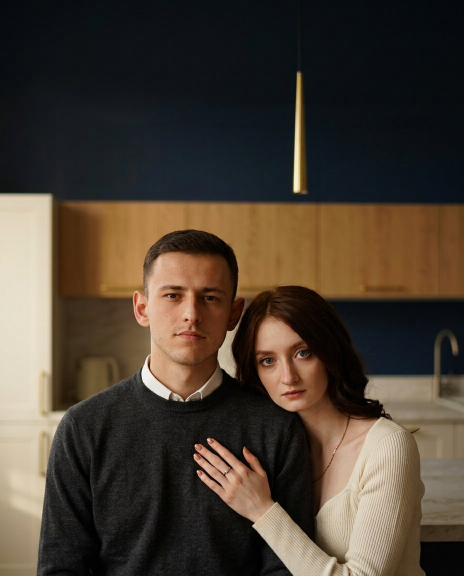
#> input picture vk/_source/base_cover_vertical.jpg, 928 x 1152 px, found by its file name (shown at 1/2 size)
$ python build_posts.py
#> lines starting #> are read from the running program, lines starting #| are printed output that depends on the picture
### scripts/vk-design/vk.py
# -*- coding: utf-8 -*-
"""
Сборка визуалов для сообщества ВКонтакте vk.ru/tverkuhniru.
Палитра, шрифты и правила — те же, что на сайте «РЕцепт».
"""
import os
from PIL import Image, ImageDraw, ImageFont, ImageFilter, ImageEnhance, ImageOps

FDIR = os.environ.get('VK_FONTS', '/tmp/fonts/out')
REPO = '/home/user/REcept'
OUT = os.path.join(REPO, 'vk')

INK    = (19, 41, 74)
SOOT   = (11, 26, 48)
COAL   = (31, 63, 104)
CREAM  = (255, 252, 247)
BONE   = (246, 240, 231)
SAND   = (236, 227, 213)
LINE   = (221, 212, 197)
STONE  = (107, 99, 92)
CLAY   = (162, 152, 140)
GOLD   = (122, 97, 60)
GOLDL  = (182, 154, 99)
GOLDS  = (211, 189, 149)

# --------------------------------------------------------------- шрифты
# fontsource режет гарнитуры по unicode-range: в кириллическом файле нет цифр
# и латиницы. Поэтому каждый символ берётся из той половины, где он есть.
_FAMILIES = {
    'golos':    ('golos-400.ttf', 'golos-latin.ttf'),
    'golos-m':  ('golos-500.ttf', 'golos-latin.ttf'),
    'golos-b':  ('golos-600.ttf', 'golos-latin.ttf'),
    'corm':     ('corm-400.ttf', 'corm-latin.ttf'),
    'corm-l':   ('corm-300.ttf', 'corm-latin.ttf'),
    'corm-m':   ('corm-500.ttf', 'corm-latin.ttf'),
    'playfair': ('playfair-400.ttf', 'playfair-latin.ttf'),
    'playfair-m': ('playfair-500.ttf', 'playfair-latin.ttf'),
    'marck':    ('marck-400.ttf', 'marck-latin.ttf'),
}


_cmaps = {}
def _cmap(path):
    if path not in _cmaps:
        from fontTools.ttLib import TTFont as _TT
        _cmaps[path] = set(_TT(path).getBestCmap().keys())
    return _cmaps[path]


class Font:
    def __init__(self, fam, size):
        cyr, lat = _FAMILIES[fam]
        self.fam, self.size = fam, size
        self.c = ImageFont.truetype(os.path.join(FDIR, cyr), size)
        self.l = ImageFont.truetype(os.path.join(FDIR, lat), size)
        self.cmap_c = _cmap(os.path.join(FDIR, cyr))
        self.cmap_l = _cmap(os.path.join(FDIR, lat))

    # [6 lines left out: function for_char, not called in this run]

    def getmetrics(self):
        return self.c.getmetrics()

    # [21 lines left out: functions getlength, draw, not called in this run]


_cache = {}
def F(fam, size):
    key = (fam, int(round(size)))
    if key not in _cache:
        _cache[key] = Font(fam, int(round(size)))
    return _cache[key]


def tw(draw, s, f, tracking=0.0):
    return f.getlength(s, tracking)


# [48 lines left out: functions text, wrap, para, caps_rule, not called in this run]


def rule(draw, xy, w, color, t=1.5):
    x, y = xy
    draw.rectangle([x, y, x + w, y + t], fill=color)


# --------------------------------------------------------------- фото
# [12 lines left out: function cover, not called in this run]


def _interp(stops, t):
    stops = sorted(stops)
    if t <= stops[0][0]:
        return stops[0][1]
    for (p0, c0), (p1, c1) in zip(stops, stops[1:]):
        if p0 <= t <= p1:
            k = 0 if p1 == p0 else (t - p0) / (p1 - p0)
            return tuple(int(c0[i] + (c1[i] - c0[i]) * k) for i in range(4))
    return stops[-1][1]


def linear(size, stops, horizontal=False):
    w, h = (1024, 1) if not horizontal else (1, 1024)
    grad = Image.new('RGBA', (w, h))
    px = grad.load()
    for i in range(1024):
        col = _interp(stops, i / 1023)
        if horizontal:
            px[0, i] = col
        else:
            px[i, 0] = col
    return grad.resize(size, Image.BILINEAR)


def rgba(color, a):
    return (color[0], color[1], color[2], int(a))


# [35 lines left out: functions veil, spot, lighten, not called in this run]


def grain(img, amount=7):
    n = Image.effect_noise(img.size, 42).convert('L').filter(ImageFilter.GaussianBlur(0.4))
    return Image.blend(img.convert('RGB'), Image.merge('RGB', (n, n, n)), amount / 100 * 0.5)


# [17 lines left out: functions paper, save, not called in this run]


# --------------------------------------------------------------- знак
def wordmark(draw, xy, size, tone='light', anchor='la', color=None, gold=None):
    f = F('corm', size)
    s1, s2 = 'РЕ', 'цепт'
    w1 = tw(draw, s1, f); w2 = tw(draw, s2, f)
    x, y = xy
    if anchor[0] == 'm': x -= (w1 + w2) / 2
    elif anchor[0] == 'r': x -= (w1 + w2)
    asc, _ = f.getmetrics(); y += asc
    col = color or (CREAM if tone == 'light' else INK)
    gl = gold or (GOLDS if tone == 'light' else GOLD)
    f.draw(draw, (x, y), s1, gl)
    f.draw(draw, (x + w1, y), s2, col)
    return w1 + w2


def wordmark_tver(draw, xy, size, tone='light', gap=None, tracking=0.30):
    """Знак + «ТВЕРЬ» капителью и латунный штрих между ними."""
    x, y = xy
    w = wordmark(draw, (x, y), size, tone)
    asc, _ = F('corm', size).getmetrics()
    f = F('golos', size * 0.29)
    g = gap if gap is not None else size * 0.34
    cy = y + asc * 0.60
    col = rgba(CREAM, 175) if tone == 'light' else rgba(STONE, 255)
    draw.rectangle([x + w + g, cy - 0.8, x + w + g + size * 0.30, cy + 0.8],
                   fill=GOLDL)
    text(draw, (x + w + g + size * 0.30 + g, cy), 'ТВЕРЬ', f, col, tracking, 'lm')
    return w


THE = ['с 2004 года', 'гарантия 24 месяца', 'оплата 50 / 50']

# [18 lines left out: function theses, not called in this run]

### scripts/vk-design/build_posts.py
# -*- coding: utf-8 -*-
import os, sys
sys.path.insert(0, os.path.dirname(os.path.abspath(__file__)))
from vk import *

COUPLE_VERT = Image.open(os.path.join(REPO, 'vk/_source/base_cover_vertical.jpg'))
#> COUPLE_VERT is the input picture: PIL image 928x1152 RGB; mean R, G, B 73.7, 62.6, 51.1
COUPLE_WIDE = Image.open(os.path.join(REPO, 'vk/_source/base_cover_wide2.jpg'))
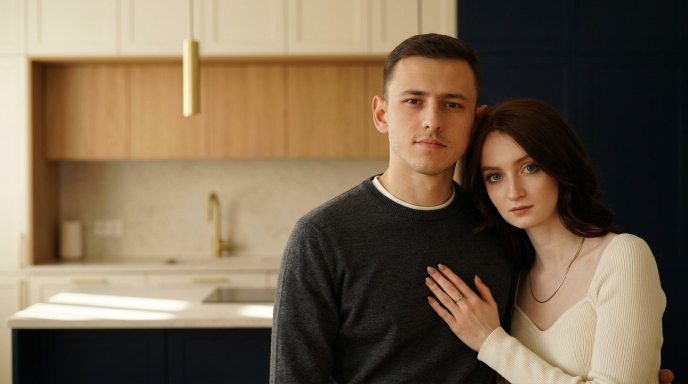
#> input picture vk/_source/base_cover_wide2.jpg, 1376 x 768 px, found by its file name (shown at 1/2 size)
#> COUPLE_WIDE is the input picture: PIL image 1376x768 RGB; mean R, G, B 117.8, 100.4, 78.3

PHOTO = os.path.join(REPO, 'public/images')
SITE = 'tver-kuhni.ru'
PHONE = '+7 (910) 537-89-91'


# [52 lines left out: function paper_poster, not called in this run]


def post_welcome():
    """Закреплённый пост: кто мы, что обещаем, чем это отличается."""
    W, H = 1080, 1350
    TOP, BAND, BOTTOM = 620, 480, 250
    img = linear((W, TOP), [(0.00, rgba(SOOT, 255)), (0.55, rgba(INK, 255)),
                            (1.00, rgba(COAL, 255))]).convert('RGB')
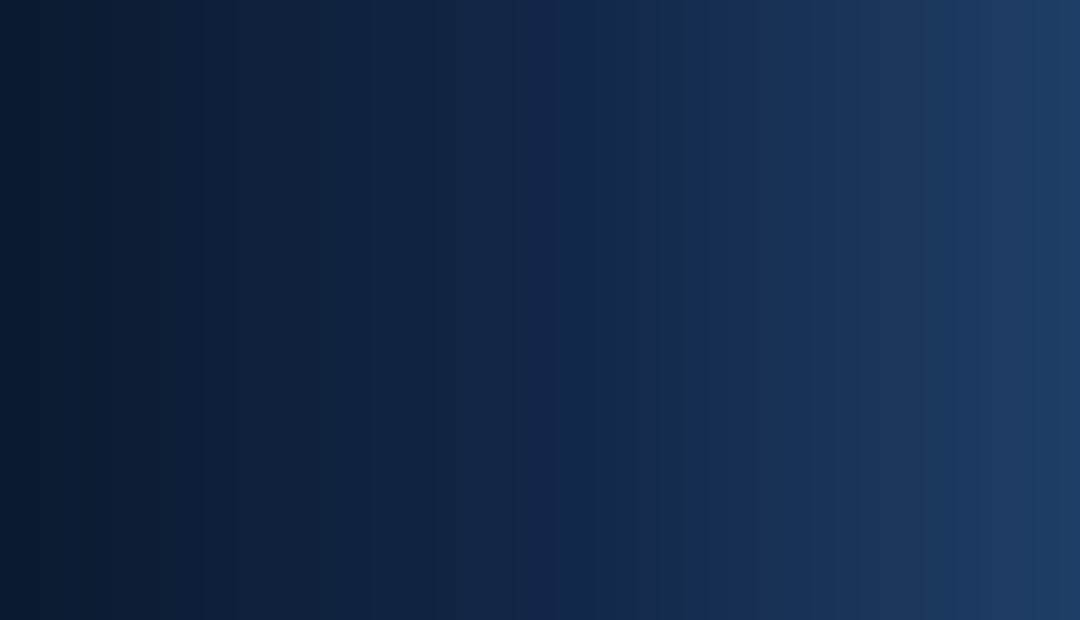
#> img: PIL image 1080x620 RGB; mean R, G, B 19, 41.3, 73.1
    d = ImageDraw.Draw(img, 'RGBA')
    X = 84
    wordmark_tver(d, (X, 78), 40, 'light', gap=14, tracking=0.30)
    caps_rule(d, (X, 188), 'мебельное ателье · тверь', F('golos', 15),
              rgba(CREAM, 210), rule=(GOLDL, 2, 14), tracking=0.24)
    fh = F('playfair', 70)
    text(d, (X - 3, 238), 'Кухни,', fh, CREAM, 0, 'la')
    text(d, (X - 3, 318), 'которые делают', fh, CREAM, 0, 'la')
    text(d, (X - 3, 398), 'два человека', fh, rgba(GOLDS, 255), 0, 'la')
    para(d, (X, 520), 'Проектируем, заказываем на производстве, привозим и собираем сами. '
                       'Без менеджеров-посредников.',
         F('golos', 23), rgba(CREAM, 220), 900, 34)

    canvas = Image.new('RGB', (W, H), SOOT)
    canvas.paste(img, (0, 0))

    photo = cover(COUPLE_WIDE, (W, BAND), focus=(0.55, 0.40), zoom=1.16)
    photo = ImageEnhance.Color(photo).enhance(1.04)
    photo = lighten(photo, (0.5, 0.45), (0.5, 0.35), 0.10)
    photo = veil(photo, [(0.00, rgba(INK, 90)), (0.16, rgba(INK, 0)),
                         (0.80, rgba(SOOT, 40)), (1.00, rgba(SOOT, 190))])
    canvas.paste(photo.convert('RGB'), (0, TOP))

    plate = linear((W, BOTTOM), [(0.00, rgba(INK, 255)), (0.55, rgba(SOOT, 255)),
                                 (1.00, rgba(SOOT, 255))]).convert('RGB')
    canvas.paste(plate, (0, TOP + BAND))
    d = ImageDraw.Draw(canvas, 'RGBA')
    d.rectangle([0, TOP + BAND, W, TOP + BAND + 2], fill=rgba(GOLDL, 180))
    d.rectangle([0, TOP, W, TOP + 1.4], fill=rgba(GOLDL, 90))

    y = TOP + BAND + 34
    for f_ in ['Проект и визуализация — бесплатно', 'Схемы электрики — бесплатно',
               'Оплата 50 / 50, без полной предоплаты', 'Гарантия 24 месяца']:
        d.rectangle([X, y + 13, X + 28, y + 15], fill=rgba(GOLDS, 220))
        text(d, (X + 46, y), f_, F('golos', 22), rgba(CREAM, 232), 0, 'la')
        y += 44

    d.rectangle([X, H - 56, W - X, H - 55], fill=rgba(GOLDL, 70))
    text(d, (X, H - 30), 'Роберт и Катя · Тверь, проспект Калинина, 13А',
         F('golos', 17), rgba(CREAM, 180), 0.02, 'la')
    text(d, (W - X, H - 30), SITE, F('golos-m', 18), rgba(GOLDS, 240), 0.02, 'ra')
    save(canvas, 'posts/post-welcome-1080x1350.jpg')


# [104 lines left out: functions post_process, post_free, post_price, story_welcome, not called in this run]


if __name__ == '__main__':
#> (the run stopped early here; a loop or call above may not have finished)
